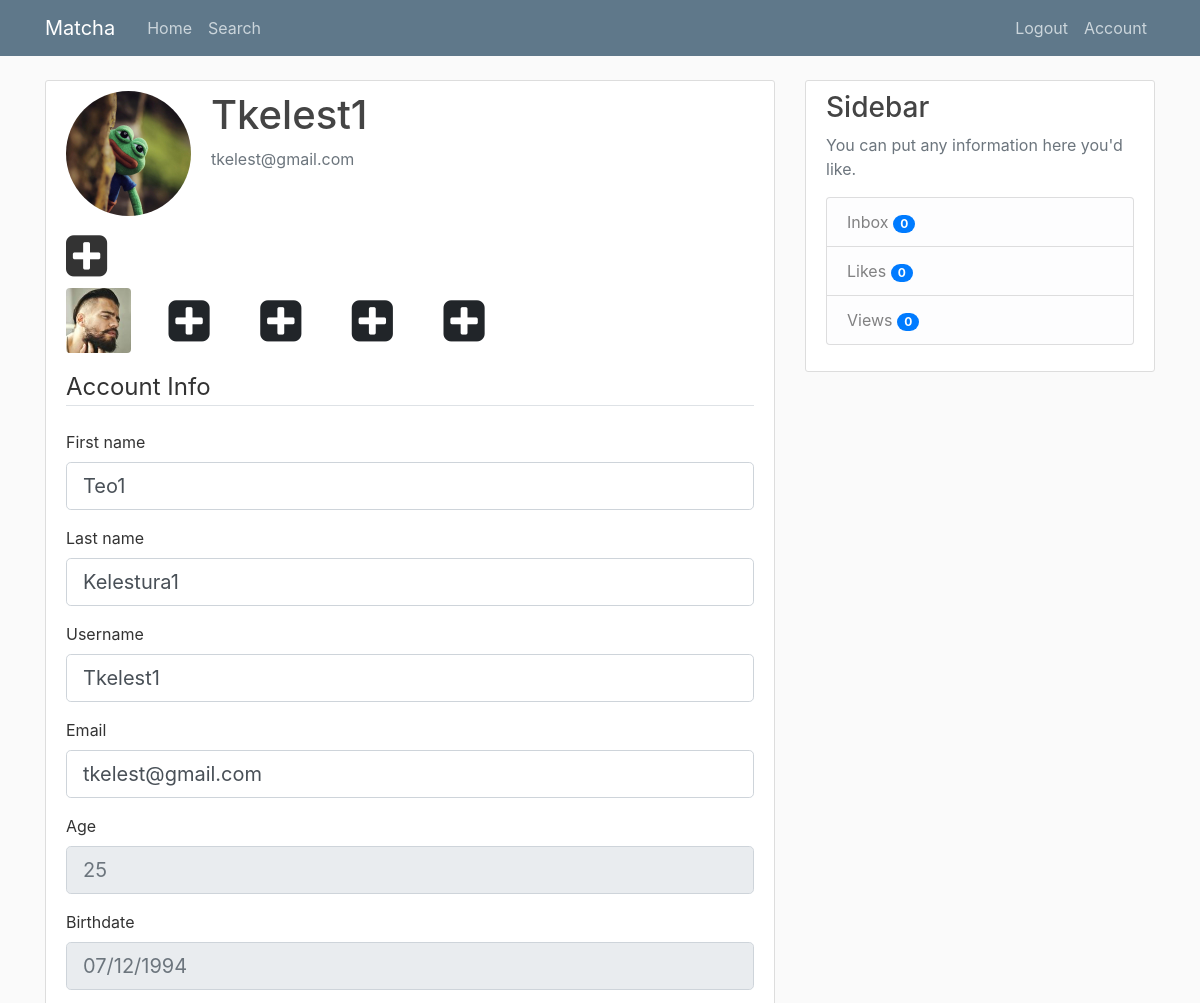
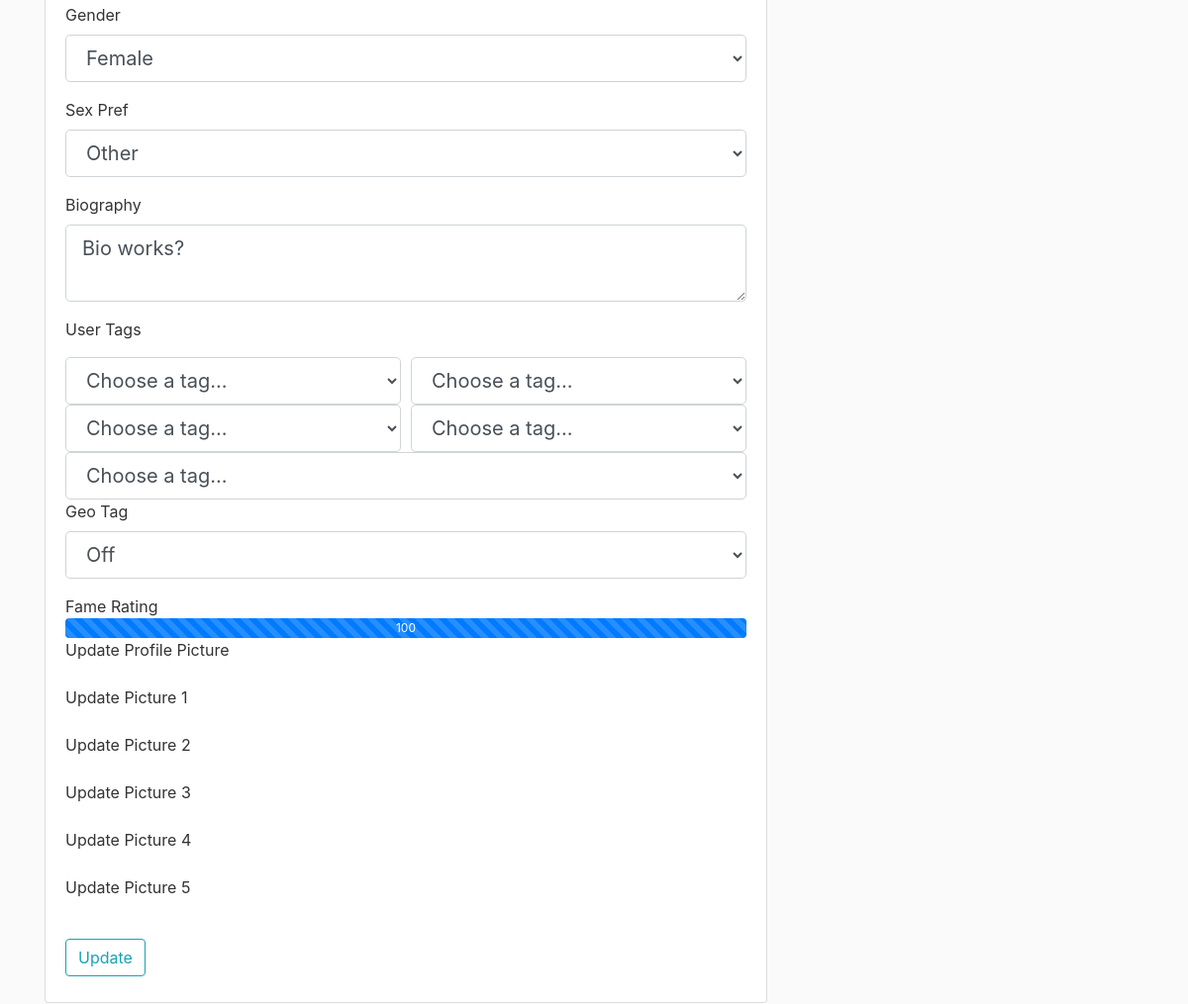
/account (signed in), run on the app's committed database (2 pictures, top to bottom).
### tables this page shows
CREATE TABLE users (
            user_id INTEGER PRIMARY KEY AUTOINCREMENT,
            firstname TEXT NOT NULL,
            lastname TEXT NOT NULL,
            age INTEGER NOT NULL,
            birthdate TEXT NOT NULL,
            username TEXT NOT NULL,
            email TEXT NOT NULL,
            password TEXT NOT NULL,
            gender TEXT NOT NULL,
            sexual_pref TEXT NULL,
            biography TEXT NULL,
            famerating INTEGER DEFAULT 100,
            image_file_p TEXT DEFAULT "default.jpg",
            image_file_1 TEXT NULL,
            image_file_2 TEXT NULL,
            image_file_3 TEXT NULL,
            image_file_4 TEXT NULL,
            image_file_5 TEXT NULL
            );

### matcha/routes.py (the view)
@app.route('/account', methods=['GET', 'POST'])
@login_required
def account():
    form = UpdateAccountForm()
    conn = sql.connect('matcha\\users.db')
    cur = conn.cursor()
    if form.validate_on_submit():
        img_type = None
        picture_file = None
        if form.picture_p.data:
            img_type = 'image_file_p'
            picture_file = save_picture(form.picture_p.data)
        elif form.picture_1.data:
            img_type = 'image_file_1'
            picture_file = save_picture(form.picture_1.data)
        elif form.picture_2.data:
            img_type = 'image_file_2'
            picture_file = save_picture(form.picture_2.data)
        elif form.picture_3.data:
            img_type = 'image_file_3'
            picture_file = save_picture(form.picture_3.data)
        elif form.picture_4.data:
            img_type = 'image_file_4'
            picture_file = save_picture(form.picture_4.data)
        elif form.picture_5.data:
            img_type = 'image_file_5'
            picture_file = save_picture(form.picture_5.data)
        if img_type != None:
            img = picture_file
            update_image(conn, cur, current_user, img_type, img)
        user = User('user_id', form.firstname.data, form.lastname.data, 'age', 'birthdate',
                form.username.data, form.email.data, 'hashed_password', form.gender.data, form.sexual_pref.data,
                form.biography.data, 'famerating', 'image_file_p', 'image_file_1', 'image_file_2',
                'image_file_3', 'image_file_4', 'image_file_5')
        update_user(conn, cur, user)
        update_tag(conn, cur, current_user.user_id, form.user_tag1.data, form.user_tag2.data, form.user_tag3.data, form.user_tag4.data, form.user_tag5.data)
        conn.close()
        flash('Your account has been updated!', 'success')
        return redirect(url_for('account'))
    elif request.method == 'GET':
        form.firstname.data     = current_user.firstname
        form.lastname.data      = current_user.lastname
        form.username.data      = current_user.username
        form.email.data         = current_user.email
        form.gender.data        = current_user.gender
        form.sexual_pref.data   = current_user.sexual_pref
        form.biography.data     = current_user.biography
        cur.execute("SELECT * FROM tags WHERE user_id=:user_id", {'user_id': current_user.user_id})
        tags = cur.fetchall()
        form.user_tag1.data = tags[0][1]
        form.user_tag2.data = tags[1][1]
        form.user_tag3.data = tags[2][1]
        form.user_tag4.data = tags[3][1]
        form.user_tag5.data = tags[4][1]
        conn.close()
    image_file_p = url_for('static', filename='profile_pics/' + current_user.image_file_p)
    image_file_1 = url_for('static', filename='profile_pics/' + current_user.image_file_1) if current_user.image_file_1 else None
    image_file_2 = url_for('static', filename='profile_pics/' + current_user.image_file_2) if current_user.image_file_2 else None
    image_file_3 = url_for('static', filename='profile_pics/' + current_user.image_file_3) if current_user.image_file_3 else None
    image_file_4 = url_for('static', filename='profile_pics/' + current_user.image_file_4) if current_user.image_file_4 else None
    image_file_5 = url_for('static', filename='profile_pics/' + current_user.image_file_5) if current_user.image_file_5 else None
    images = [image_file_1, image_file_2, image_file_3, image_file_4, image_file_5]
    return render_template('account.html', title='Account', image_file_p=image_file_p, images=images, form=form)

### matcha/templates/account.html (shortened to what this page needs)
{% extends "layout.html" %}
{% block content %}
    <div class="content-section">
        <div class="media">
            <img class="rounded-circle account-img" src="{{ image_file_p }}">
            <div class="media-body">
                <h2 class="account-heading">{{ current_user.username }}</h2>
                <p class="text-secondary">{{ current_user.email }}</p>
            </div>
        </div>
        <div>
            <div>
            <label for="file" data-toggle="tooltip" data-placement="top" title="Add an image" ><i class=" fa fa-plus-square fa-3x"></i></label>
            </div>
            {% for image in images %}
                {% if image == None %}
                <button class="btn" data-toggle="tooltip" data-placement="top" title="Add an image"><i class="account-img-icons fa fa-plus-square fa-3x"></i></button>
                {% else %}
                <img class="rounded account-img-fillers" src="{{ image }}">
                {% endif %}
            {% endfor %}
        </div>
        <form method="POST" action="" enctype="multipart/form-data">
            <fieldset class="form-group">
                <legend class="border-bottom mb-4">Account Info</legend>
                <div class="form-group">
                    {{ form.firstname.label(class="form-control-label") }}
                    {% if form.firstname.errors %}
                        {{ form.firstname(class="form-control form-control-lg is-invalid") }}
                        <div class="invalid-feedback">
                            {% for error in form.firstname.errors %}
                                <span>{{ error }}</span>
                            {% endfor %}
                        </div>
                    {% else %}
                        {{ form.firstname(class="form-control form-control-lg") }}
                    {% endif %}
                </div>
                <div class="form-group">
                    {{ form.lastname.label(class="form-control-label") }}
                    {% if form.lastname.errors %}
                        {{ form.lastname(class="form-control form-control-lg is-invalid") }}
                        <div class="invalid-feedback">
                            {% for error in form.lastname.errors %}
                                <span>{{ error }}</span>
                            {% endfor %}
                        </div>
                    {% else %}
                        {{ form.lastname(class="form-control form-control-lg") }}
                    {% endif %}
                </div>
                <div class="form-group">
                    {{ form.username.label(class="form-control-label") }}
                    {% if form.username.errors %}
                        {{ form.username(class="form-control form-control-lg is-invalid") }}
                        <div class="invalid-feedback">
                            {% for error in form.username.errors %}
                                <span>{{ error }}</span>
                            {% endfor %}
                        </div>
                    {% else %}
                        {{ form.username(class="form-control form-control-lg") }}
                    {% endif %}
                </div>
                <div class="form-group">
                    {{ form.email.label(class="form-control-label") }}
                    {% if form.email.errors %}
                    {{ form.email(class="form-control form-control-lg is-invalid") }}
                    <div class="invalid-feedback">
                        {% for error in form.email.errors %}
                            <span>{{ error }}</span>
                        {% endfor %}
                    </div>
                {% else %}
                    {{ form.email(class="form-control form-control-lg") }}
                {% endif %}
                </div>
                <div class="form-group">
                    <label class="form-control-label">Age</label>
                    <input class="form-control form-control-lg" type="text" placeholder="{{ current_user.age }}" readonly>
                </div>
                <div class="form-group">
                    <label class="form-control-label">Birthdate</label>
                    <input class="form-control form-control-lg" type="text" placeholder="{{ current_user.birthdate }}" readonly>
                </div>
                <div class="form-group">
                    {{ form.gender.label(class="form-control-label") }}
                    {% if form.gender.errors %}
                    {{ form.gender(class="form-control form-control-lg is-invalid") }}
                    <div class="invalid-feedback">
                        {% for error in form.gender.errors %}
                            <span>{{ error }}</span>
                        {% endfor %}
                    </div>
                {% else %}
                    {{ form.gender(class="form-control form-control-lg") }}
                {% endif %}
                </div>
                <div class="form-group">
                    {{ form.sexual_pref.label(class="form-control-label") }}
                    {% if form.sexual_pref.errors %}
                    {{ form.sexual_pref(class="form-control form-control-lg is-invalid") }}
                    <div class="invalid-feedback">
                        {% for error in form.sexual_pref.errors %}
                            <span>{{ error }}</span>
                        {% endfor %}
                    </div>
                {% else %}
                    {{ form.sexual_pref(class="form-control form-control-lg") }}
                {% endif %}
                </div>
                <div class="form-group">
                    {{ form.biography.label(class="form-control-label") }}
                    {% if form.biography.errors %}
                        {{ form.biography(class="form-control form-control-lg is-invalid") }}
                        <div class="invalid-feedback">
                            {% for error in form.biography.errors %}
                                <span>{{ error }}</span>
                            {% endfor %}
                        </div>
                    {% else %}
                        {{ form.biography(class="form-control form-control-lg") }}
                    {% endif %}
                </div>
                <div>
                    <p class="form-control-label">User Tags</p>
                    <div class="form-row">
                        <div class="col">
                            {% if form.user_tag1.errors %}
                            {{ form.user_tag1(class="form-control form-control-lg is-invalid") }}
                            <div class="invalid-feedback">
                                {% for error in form.user_tag1.errors %}
                                    <span>{{ error }}</span>
                                {% endfor %}
                            </div>
                        {% else %}
                            {{ form.user_tag1(class="form-control form-control-lg") }}
                        {% endif %}
                        </div>
                        <div class="col">
                            {% if form.user_tag2.errors %}
                            {{ form.user_tag2(class="form-control form-control-lg is-invalid") }}
                            <div class="invalid-feedback">
                                {% for error in form.user_tag2.errors %}
                                    <span>{{ error }}</span>
                                {% endfor %}
                            </div>
                        {% else %}
                            {{ form.user_tag2(class="form-control form-control-lg") }}
                        {% endif %}
                        </div>
                    </div>
                    <div class="form-row">
                        <div class="col">
                            {% if form.user_tag3.errors %}
                            {{ form.user_tag3(class="form-control form-control-lg is-invalid") }}
                            <div class="invalid-feedback">
                                {% for error in form.user_tag3.errors %}
                                    <span>{{ error }}</span>
                                {% endfor %}
                            </div>
                        {% else %}
                            {{ form.user_tag3(class="form-control form-control-lg") }}
                        {% endif %}
                        </div>
                        <div class="col">
                            {% if form.user_tag4.errors %}
                            {{ form.user_tag4(class="form-control form-control-lg is-invalid") }}
                            <div class="invalid-feedback">
                                {% for error in form.user_tag4.errors %}
                                    <span>{{ error }}</span>
                                {% endfor %}
                            </div>
                        {% else %}
                            {{ form.user_tag4(class="form-control form-control-lg") }}
                        {% endif %}
                        </div>
                    </div>
                    <div class="form-row">
                        <div class="col">
                            {% if form.user_tag5.errors %}
                            {{ form.user_tag5(class="form-control form-control-lg is-invalid") }}
                            <div class="invalid-feedback">
                                {% for error in form.user_tag5.errors %}
                                    <span>{{ error }}</span>
                                {% endfor %}
                            </div>
                        {% else %}
                            {{ form.user_tag5(class="form-control form-control-lg") }}
                        {% endif %}
                        </div>
                    </div>
                </div>
                <div class="form-group">
                    {{ form.geo_tag.label(class="form-control-label") }}
                    {% if form.geo_tag.errors %}
                        {{ form.geo_tag(class="form-control form-control-lg is-invalid") }}
                        <div class="invalid-feedback">
                            {% for error in form.geo_tag.errors %}
                                <span>{{ error }}</span>
                            {% endfor %}
                        </div>
                    {% else %}
                        {{ form.geo_tag(class="form-control form-control-lg") }}
                    {% endif %}
                </div>
                <div>
                    <a class="form-control-label">Fame Rating</a>
                    <div class="progress" style="height: 20px;">
                    <div class="progress-bar progress-bar-striped" role="progressbar" style="width: 100%;" aria-valuenow="100" aria-valuemin="0" aria-valuemax="100">{{ current_user.famerating }}</div>
                </div>
                <div class="form-group">
                    {{ form.picture_p.label() }}
                </div>
                <div class="form-group">
                    {{ form.picture_1.label() }}
                </div>
                <div class="form-group">
                    {{ form.picture_2.label() }}
                </div>
                <div class="form-group">
                    {{ form.picture_3.label() }}
                </div>
                <div class="form-group">
                    {{ form.picture_4.label() }}
                </div>
                <div class="form-group">
                    {{ form.picture_5.label() }}
                </div>
            </fieldset>
            <div class="form-group">
                {{ form.submit(class="btn btn-outline-info") }}
            </div>
        </form>
    </div>
{% endblock content %}

### data on the page
users: username "Tkelest1", email "tkelest@gmail.com", firstname "Teo1", lastname "Kelestura1", age "25", birthdate "07/12/1994", gender "Female", sexual_pref "Other", biography "Bio works?", famerating "100"

### other printed values
{{ posts|length }} "0"
